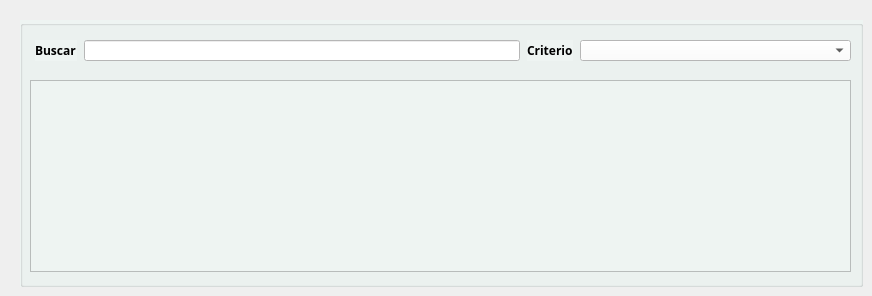
    <widget class="QWidget" name="tbQuery">
     <attribute name="title">
      <string>Buscar</string>
     </attribute>
     <widget class="QGroupBox" name="gbSearch">
      <property name="geometry">
       <rect>
        <x>20</x>
        <y>20</y>
        <width>843</width>
        <height>267</height>
       </rect>
      </property>
      <property name="styleSheet">
       <string notr="true">background-color: rgb(238, 244, 242);</string>
      </property>
      <property name="title">
       <string/>
      </property>
      <widget class="QTableView" name="tvQuery">
       <property name="geometry">
        <rect>
         <x>10</x>
         <y>60</y>
         <width>821</width>
         <height>192</height>
        </rect>
       </property>
       <property name="font">
        <font>
         <family>Raleway</family>
        </font>
       </property>
       <property name="styleSheet">
        <string notr="true">TableView#tvQuery {
	background-color: rgb(255, 255, 255);
	}</string>
       </property>
      </widget>
      <widget class="QComboBox" name="cboCriteries">
       <property name="geometry">
        <rect>
         <x>560</x>
         <y>20</y>
         <width>271</width>
         <height>21</height>
        </rect>
       </property>
       <property name="minimumSize">
        <size>
         <width>250</width>
         <height>0</height>
        </size>
       </property>
       <property name="font">
        <font>
         <family>Raleway</family>
        </font>
       </property>
       <property name="styleSheet">
        <string notr="true">background-color: rgb(255, 255, 255);</string>
       </property>
      </widget>
      <widget class="QLabel" name="lbCriteries">
       <property name="geometry">
        <rect>
         <x>507</x>
         <y>20</y>
         <width>46</width>
         <height>21</height>
        </rect>
       </property>
       <property name="font">
        <font>
         <family>Raleway</family>
         <weight>75</weight>
         <bold>true</bold>
        </font>
       </property>
       <property name="styleSheet">
        <string notr="true"/>
       </property>
       <property name="text">
        <string>Criterio</string>
       </property>
      </widget>
      <widget class="QLineEdit" name="lneSearch">
       <property name="geometry">
        <rect>
         <x>64</x>
         <y>20</y>
         <width>436</width>
         <height>21</height>
        </rect>
       </property>
       <property name="minimumSize">
        <size>
         <width>0</width>
         <height>0</height>
        </size>
       </property>
       <property name="font">
        <font>
         <family>Raleway</family>
        </font>
       </property>
       <property name="styleSheet">
        <string notr="true">background-color: rgb(255, 255, 255)</string>
       </property>
      </widget>
      <widget class="QLabel" name="lbSearch">
       <property name="geometry">
        <rect>
         <x>15</x>
         <y>20</y>
         <width>42</width>
         <height>21</height>
        </rect>
       </property>
       <property name="font">
        <font>
         <family>Raleway</family>
         <weight>75</weight>
         <bold>true</bold>
        </font>
       </property>
       <property name="styleSheet">
        <string notr="true"/>
       </property>
       <property name="text">
        <string>Buscar</string>
       </property>
      </widget>
     </widget>
    </widget>
